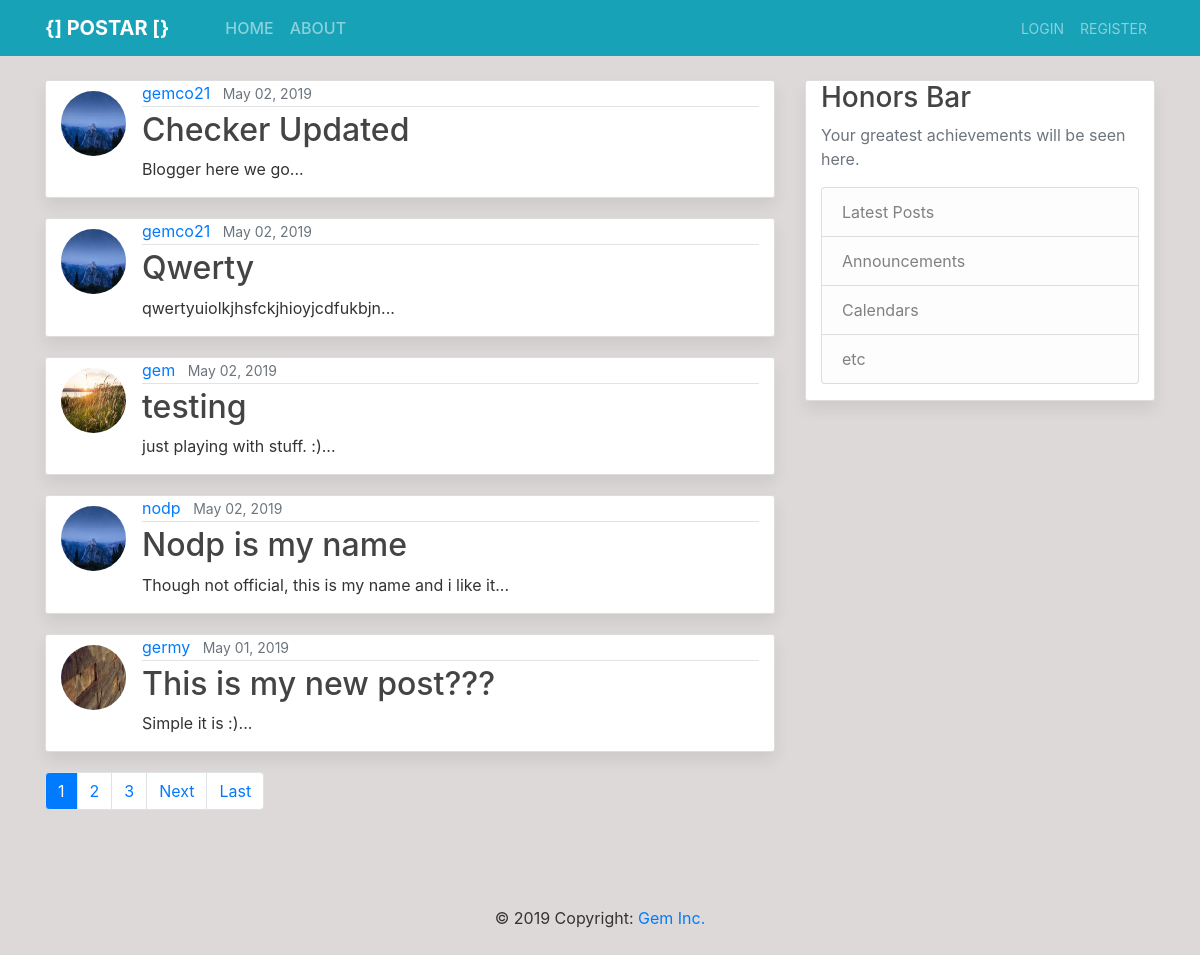
The page / on the database its author committed.
### blog/models.py (models this page shows, shortened)
class Post(models.Model):
    title = models.CharField(max_length=100)
    content = models.TextField()
    date_posted = models.DateTimeField(auto_now_add=True)
    author = models.ForeignKey(User, on_delete=models.CASCADE)
    def snippet(self):
        if Post.content == [50]:
            return self.content[50]
        else:
            return self.content[:50] + '...'

### users/models.py (models this page shows, shortened)
class Profile(models.Model):
    user = models.OneToOneField(User, on_delete=models.CASCADE)
    image = models.ImageField(default='default.jpg', upload_to='profile_pics')

### blog/views.py (the view)
# urls.py: path('', PostListView.as_view(), name='blog-home'),
class PostListView(ListView):
    model = Post
    template_name = 'blog/home.html'
    context_object_name = 'posts'
    ordering = ['-date_posted']
    paginate_by = 5

### blog/templates/blog/home.html (shortened to what this page needs)
{% extends 'blog/base.html' %}
{% block content %}
{% for post in posts%}
<div class="content-section special">
    <article class="container media">
            <a href="{% url 'user-profile' post.author.username %}"><img src="{{ post.author.profile.image.url }}" class="rounded-circle article-img" alt="profile"></a>
            <div class="media-body">
                <div class="article-metadata">
                     <a href="{% url 'user-posts' post.author.username %}" class="mr-2">{{ post.author }}</a>
                     <small class="text-muted">{{ post.date_posted|date:"F d, Y" }}</small>
                 </div>
                 <h2><a class="article-title" href="{% url 'post-detail' post.id%}">{{ post.title }}</a></h2>
                 <p class="article-content">{{ post.snippet }}</p>
            </div>
    </article>
</div>
{% endfor %}
<ul class="pagination">
    {% if is_paginated %}
    {% for num in page_obj.paginator.page_range %}
    {% if page_obj.number == num %}
    <li class="page-item"><a class="page-link" style="background-color: #007bff; color: #fff;"
            href="?page={{ num }}">{{ num }}</a></li>
    {% elif num > page_obj.number|add:'-3' and num < page_obj.number|add:'3' %}
    <li class="page-item"><a class="page-link" href="?page={{ num }}">{{ num }}</a></li>
    {% endif %}
    {% endfor %}
    {% if  page_obj.has_next %}
    <li class="page-item"><a class="page-link" href="?page={{ page_obj.next_page_number }}">Next</a></li>
    <li class="page-item"><a class="page-link" href="?page={{ page_obj.paginator.num_pages }}">Last</a></li>
    {% endif %}
    {% endif %}
</ul>
{% endblock %}

### blog/static/blog/css/main.css (style rules this page uses)
body { background: #ddd9d9; color: #333333; margin-top: 5rem; }
h1, h2, h3, h4, h5, h6 { color: #444444; }
ul { margin: 0; }
.content-section { background: #ffffff; padding: 10px, 20px; border: 1px solid #dddddd; border-radius: 3px; margin-bottom: 20px; box-shadow: 0 0.5rem 1rem rgba(0, 0, 0, 0.075) !important; }
.article-title { color: #444444; }
.article-content { white-space: pre-line; }
.article-img { height: 65px; width: 65px; margin-right: 16px; margin-top: 10px; }
.article-metadata { padding-bottom: 1px; margin-bottom: 4px; border-bottom: 1px solid #e3e3e3; }

### rows shown on the page
Post: author.profile.image (placeholder picture), author "gemco21", date_posted "May 02, 2019", title "Checker Updated", snippet "Blogger here we go..."
Post: author.profile.image (placeholder picture), author "gemco21", date_posted "May 02, 2019", title "Qwerty", snippet "qwertyuiolkjhsfckjhioyjcdfukbjn..."
Post: author.profile.image (picture), author "gem", date_posted "May 02, 2019", title "testing", snippet "just playing with stuff. :)..."
Post: author.profile.image (placeholder picture), author "nodp", date_posted "May 02, 2019", title "Nodp is my name", snippet "Though not official, this is my name and i like it..."
Post: author.profile.image (picture), author "germy", date_posted "May 01, 2019", title "This is my new post???", snippet "Simple it is :)..."

### other values the page prints
{{ num }} "1"
{{ num }} "2" "3"
